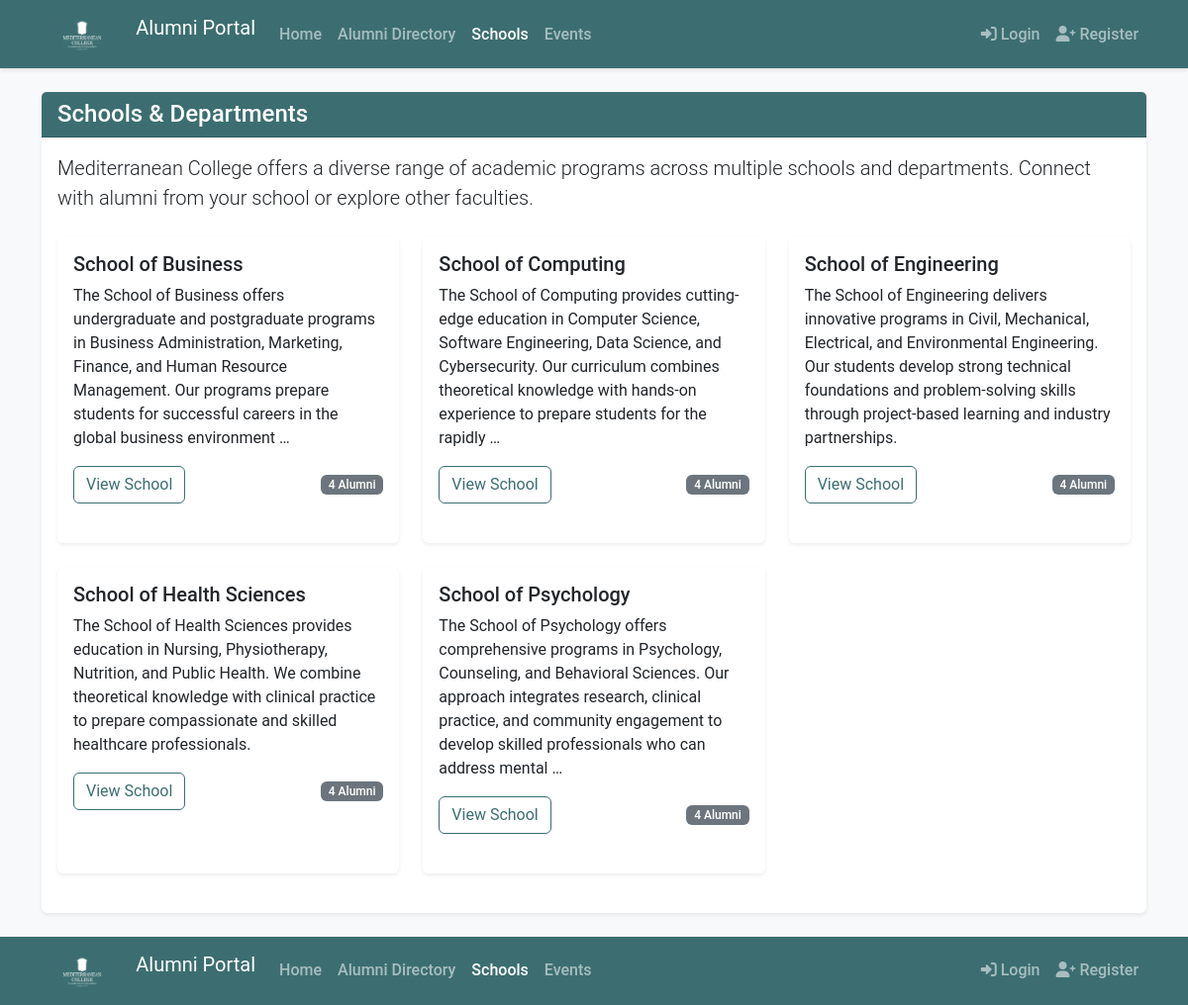
The app's page /alumni/schools/ with its own data.
### alumni/models.py (models this page shows, shortened)
class School(models.Model):
    name = models.CharField(max_length=100)
    description = models.TextField(blank=True)
    class Meta:
        ordering = ['name']

### alumni/views.py (the view)
# urls.py: path('schools/', views.SchoolListView.as_view(), name='school_list'),
class SchoolListView(ListView):
    model = School
    template_name = 'alumni/school_list.html'
    context_object_name = 'schools'

### templates/alumni/school_list.html (shortened to what this page needs)
{% extends 'base.html' %}
{% block content %}
<div class="card mb-4">
    <div class="card-header bg-primary text-white">
        <h4 class="mb-0">Schools & Departments</h4>
    </div>
    <div class="card-body">
        <p class="lead mb-4">Mediterranean College offers a diverse range of academic programs across multiple schools and departments. Connect with alumni from your school or explore other faculties.</p>
        {% if schools %}
            <div class="row">
                {% for school in schools %}
                    <div class="col-md-4 mb-4">
                        <div class="card h-100">
                            <div class="card-body">
                                <h5 class="card-title">{{ school.name }}</h5>
                                <p class="card-text">{{ school.description|truncatewords:30 }}</p>
                                <div class="d-flex justify-content-between align-items-center">
                                    <a href="{% url 'alumni:school_detail' school.id %}" class="btn btn-outline-primary">View School</a>
                                    <span class="badge bg-secondary">{{ school.alumni.count }} Alumni</span>
                                </div>
                            </div>
                        </div>
                    </div>
                {% endfor %}
            </div>
        {% else %}
            <div class="alert alert-info">
                <h5 class="alert-heading">No schools found</h5>
                <p>There are currently no schools or departments in the system. Check back later.</p>
            </div>
        {% endif %}
    </div>
</div>
{% endblock %}

### templates/base.html (shortened to what this page needs)
<!DOCTYPE html>
<html lang="en">
<head>
    <link href="https://cdn.jsdelivr.net/npm/bootstrap@5.3.0/dist/css/bootstrap.min.css" rel="stylesheet">
    <link rel="stylesheet" href="https://cdnjs.cloudflare.com/ajax/libs/font-awesome/6.0.0/css/all.min.css">
    <link rel="stylesheet" href="/static/css/styles.css">
</head>
<body>
    {% include 'includes/navbar.html' %}
    <div class="container mt-4">
        {% block content %}{% endblock %}
    </div>
    {% include 'includes/footer.html' %}
</body>
</html>

### templates/includes/navbar.html (shortened to what this page needs)
<nav class="navbar navbar-expand-lg navbar-dark bg-primary">
    <div class="container">
        <a class="navbar-brand" href="{% url 'home' %}">
            <img src="/static/images/logo.png" alt="Mediterranean College" height="40" class="d-inline-block align-text-top me-2">
            Alumni Portal
        </a>
        <div class="collapse navbar-collapse" id="navbarNav">
            <ul class="navbar-nav me-auto">
                <li class="nav-item">
                    <a class="nav-link {% if request.path == '/' %}active{% endif %}" href="{% url 'home' %}">Home</a>
                </li>
                <li class="nav-item">
                    <a class="nav-link {% if '/alumni/directory/' in request.path %}active{% endif %}" href="{% url 'alumni:alumni_list' %}">Alumni Directory</a>
                </li>
                <li class="nav-item">
                    <a class="nav-link {% if '/alumni/schools/' in request.path %}active{% endif %}" href="{% url 'alumni:school_list' %}">Schools</a>
                </li>
                <li class="nav-item">
                    <a class="nav-link {% if '/alumni/events/' in request.path %}active{% endif %}" href="{% url 'alumni:event_list' %}">Events</a>
                </li>
            </ul>
            <ul class="navbar-nav ms-auto">
                {% if user.is_authenticated %}
                    {% if user.is_staff %}
                        <li class="nav-item">
                            <a class="nav-link {% if '/alumni/admin-dashboard/' in request.path %}active{% endif %}" href="{% url 'alumni:admin_dashboard' %}">
                                <i class="fas fa-tachometer-alt"></i> Admin Dashboard
                            </a>
                        </li>
                    {% endif %}
                    <li class="nav-item dropdown">
                        <a class="nav-link dropdown-toggle" href="#" id="navbarDropdown" role="button"
                           data-bs-toggle="dropdown" aria-expanded="false">
                            <i class="fas fa-user-circle"></i> {{ user.get_full_name|default:user.username }}
                        </a>
                        <ul class="dropdown-menu dropdown-menu-end" aria-labelledby="navbarDropdown">
                            <li>
                                <a class="dropdown-item" href="{% url 'alumni:profile' %}">
                                    <i class="fas fa-id-card"></i> My Profile
                                </a>
                            </li>
                            <li>
                                <hr class="dropdown-divider">
                            </li>
                            <li>
                                <form method="POST" action="{% url 'alumni:logout' %}" class="dropdown-item p-0 bg-transparent border-0">
                                    {% csrf_token %}
                                    <button type="submit" class="dropdown-item">
                                        <i class="fas fa-sign-out-alt"></i> Logout
                                    </button>
                                </form>
                            </li>
                        </ul>
                    </li>
                {% else %}
                    <li class="nav-item">
                        <a class="nav-link {% if '/alumni/login/' in request.path %}active{% endif %}" href="{% url 'alumni:login' %}">
                            <i class="fas fa-sign-in-alt"></i> Login
                        </a>
                    </li>
                    <li class="nav-item">
                        <a class="nav-link {% if '/alumni/register/' in request.path %}active{% endif %}" href="{% url 'alumni:register' %}">
                            <i class="fas fa-user-plus"></i> Register
                        </a>
                    </li>
                {% endif %}
            </ul>
        </div>
    </div>
</nav>

### templates/includes/footer.html (shortened to what this page needs)
<nav class="navbar navbar-expand-lg navbar-dark bg-primary">
    <div class="container">
        <a class="navbar-brand" href="{% url 'home' %}">
            <img src="/static/images/logo.png" alt="Mediterranean College" height="40" class="d-inline-block align-text-top me-2">
            Alumni Portal
        </a>
        <div class="collapse navbar-collapse" id="navbarNav">
            <ul class="navbar-nav me-auto">
                <li class="nav-item">
                    <a class="nav-link {% if request.path == '/' %}active{% endif %}" href="{% url 'home' %}">Home</a>
                </li>
                <li class="nav-item">
                    <a class="nav-link {% if '/alumni/directory/' in request.path %}active{% endif %}" href="{% url 'alumni:alumni_list' %}">Alumni Directory</a>
                </li>
                <li class="nav-item">
                    <a class="nav-link {% if '/alumni/schools/' in request.path %}active{% endif %}" href="{% url 'alumni:school_list' %}">Schools</a>
                </li>
                <li class="nav-item">
                    <a class="nav-link {% if '/alumni/events/' in request.path %}active{% endif %}" href="{% url 'alumni:event_list' %}">Events</a>
                </li>
            </ul>
            <ul class="navbar-nav ms-auto">
                {% if user.is_authenticated %}
                    {% if user.is_staff %}
                        <li class="nav-item">
                            <a class="nav-link {% if '/alumni/admin-dashboard/' in request.path %}active{% endif %}" href="{% url 'alumni:admin_dashboard' %}">
                                <i class="fas fa-tachometer-alt"></i> Admin Dashboard
                            </a>
                        </li>
                    {% endif %}
                    <li class="nav-item dropdown">
                        <a class="nav-link dropdown-toggle" href="#" id="navbarDropdown" role="button"
                           data-bs-toggle="dropdown" aria-expanded="false">
                            <i class="fas fa-user-circle"></i> {{ user.get_full_name|default:user.username }}
                        </a>
                        <ul class="dropdown-menu dropdown-menu-end" aria-labelledby="navbarDropdown">
                            <li>
                                <a class="dropdown-item" href="{% url 'alumni:profile' %}">
                                    <i class="fas fa-id-card"></i> My Profile
                                </a>
                            </li>
                            <li>
                                <hr class="dropdown-divider">
                            </li>
                            <li>
                                <a class="dropdown-item" href="{% url 'alumni:logout' %}">
                                    <i class="fas fa-sign-out-alt"></i> Logout
                                </a>
                            </li>
                        </ul>
                    </li>
                {% else %}
                    <li class="nav-item">
                        <a class="nav-link {% if '/alumni/login/' in request.path %}active{% endif %}" href="{% url 'alumni:login' %}">
                            <i class="fas fa-sign-in-alt"></i> Login
                        </a>
                    </li>
                    <li class="nav-item">
                        <a class="nav-link {% if '/alumni/register/' in request.path %}active{% endif %}" href="{% url 'alumni:register' %}">
                            <i class="fas fa-user-plus"></i> Register
                        </a>
                    </li>
                {% endif %}
            </ul>
        </div>
    </div>
</nav>

### static/css/styles.css (style rules this page uses)
:root { --primary-color: #3c6e71; --secondary-color: #284b63; --accent-color: #d9d9d9; --text-color: #333333; --light-color: #ffffff; --dark-color: #1a1a1a; --success-color: #28a745; --warning-color: #ffc107; --danger-color: #dc3545; --info-color: #17a2b8; }
body { font-family: 'Roboto', 'Segoe UI', Arial, sans-serif; color: var(--text-color); background-color: #f8f9fa; padding-bottom: 0; min-height: 100vh; display: flex; flex-direction: column; }
.bg-primary { background-color: var(--primary-color) !important; }
.btn-outline-primary { color: var(--primary-color); border-color: var(--primary-color); }
.navbar { box-shadow: 0 2px 4px rgba(0, 0, 0, 0.1); }
.navbar-brand img { filter: brightness(0) invert(1); }
.nav-link { font-weight: 500; }
.card { border: none; box-shadow: 0 0.125rem 0.25rem rgba(0, 0, 0, 0.075); transition: transform 0.2s, box-shadow 0.2s; margin-bottom: 1.5rem; }
.card-header { font-weight: 600; }
.badge { font-weight: 500; }

### records on screen
School: name "School of Business", description "The School of Business offers undergraduate and postgraduate programs in Business Administration, Marketing, Finance, and Human Resource Management. Our programs prepare students for successful careers in the global business environment …", alumni.count "4"
School: name "School of Computing", description "The School of Computing provides cutting-edge education in Computer Science, Software Engineering, Data Science, and Cybersecurity. Our curriculum combines theoretical knowledge with hands-on experience to prepare students for the rapidly …", alumni.count "4"
School: name "School of Engineering", description "The School of Engineering delivers innovative programs in Civil, Mechanical, Electrical, and Environmental Engineering. Our students develop strong technical foundations and problem-solving skills through project-based learning and industry partnerships.", alumni.count "4"
School: name "School of Health Sciences", description "The School of Health Sciences provides education in Nursing, Physiotherapy, Nutrition, and Public Health. We combine theoretical knowledge with clinical practice to prepare compassionate and skilled healthcare professionals.", alumni.count "4"
School: name "School of Psychology", description "The School of Psychology offers comprehensive programs in Psychology, Counseling, and Behavioral Sciences. Our approach integrates research, clinical practice, and community engagement to develop skilled professionals who can address mental …", alumni.count "4"
